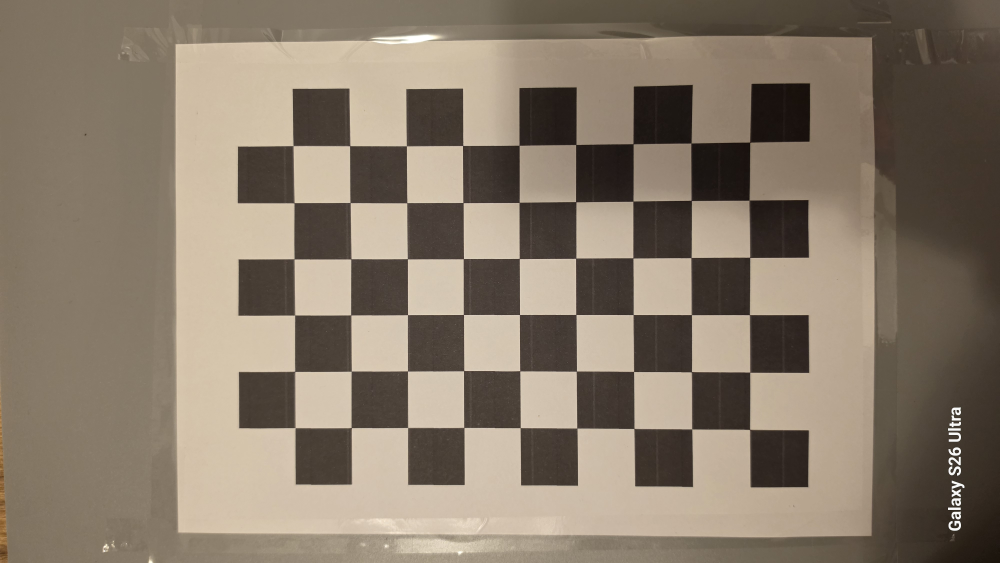
#> input picture image/20261106_104542.jpg, 4000 x 2252 px (shown at 1/4 size); its folder holds 4 pictures in this run
$ python calibrate.py
#> lines starting #> are read from the running program, lines starting #| are printed output that depends on the picture
import numpy as np
import cv2
import glob
import os
from PIL import Image, ExifTags
import matplotlib
matplotlib.use('Agg')
import matplotlib.pyplot as plt

os.makedirs('output', exist_ok=True)

# --- 1. Calibration de la camera (tutoriel OpenCV py_calibration) ---

# termination criteria
criteria = (cv2.TERM_CRITERIA_EPS + cv2.TERM_CRITERIA_MAX_ITER, 30, 0.001)

# prepare object points, like (0,0,0), (1,0,0), (2,0,0) ....,(8,5,0)
# Grille 9x6 coins interieurs, taille d'une case = 25 mm
square_size = 25.0  # mm
objp = np.zeros((6*9, 3), np.float32)
objp[:, :2] = np.mgrid[0:9, 0:6].T.reshape(-1, 2) * square_size

# Arrays to store object points and image points from all the images.
objpoints = [] # 3d point in real world space
imgpoints = [] # 2d points in image plane.

images = sorted(glob.glob('image/*.jpg'))

for idx, fname in enumerate(images, start=1):
    img = cv2.imread(fname, cv2.IMREAD_IGNORE_ORIENTATION | cv2.IMREAD_COLOR)
#> img is the input picture: shape (2252, 4000, 3); mean B, G, R 106.5, 122.4, 135.7
    gray = cv2.cvtColor(img, cv2.COLOR_BGR2GRAY)
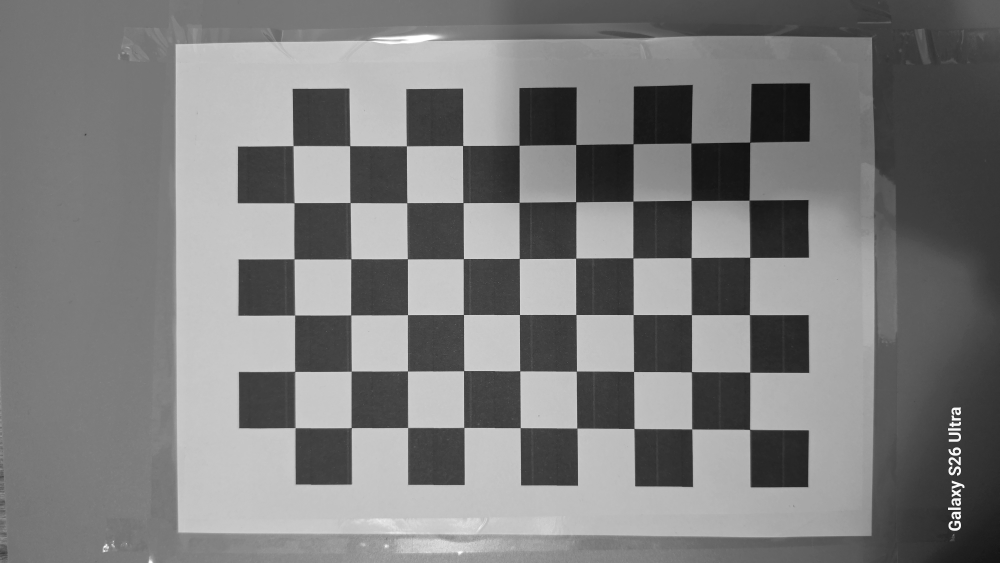
#> gray: shape (2252, 4000) (shown at 1/4 size); min 10, max 255, mean 124.6

    # Find the chess board corners
    ret, corners = cv2.findChessboardCorners(gray, (9, 6), None)
#> ret = True; corners = 54 rows, first 8: [2998.8, 1719.1], [2767.6, 1716.7], [2537.2, 1714.7], [2309.1, 1713.5], [2082.1, 1711.9], [1857, 1710.7], [1632.6, 1710.8], [1407.6, 1712.4]

    # If found, add object points, image points (after refining them)
    if ret == True:
        objpoints.append(objp)

        corners2 = cv2.cornerSubPix(gray, corners, (11, 11), (-1, -1), criteria)
#> corners2 = 54 rows, first 8: [2999.4, 1718.5], [2768.3, 1717], [2537.2, 1715.1], [2308.9, 1713.4], [2082.2, 1711.8], [1857.1, 1710.9], [1632.3, 1711.2], [1406.7, 1711.7]
        imgpoints.append(corners2)

        # Draw and display the corners
        img_corners = cv2.drawChessboardCorners(img.copy(), (9, 6), corners2, ret)
        cv2.imwrite(f'output/corners_{idx}.jpg', img_corners)
#> pass 2 of the loop `for idx, fname in enumerate(images, start=1):`:
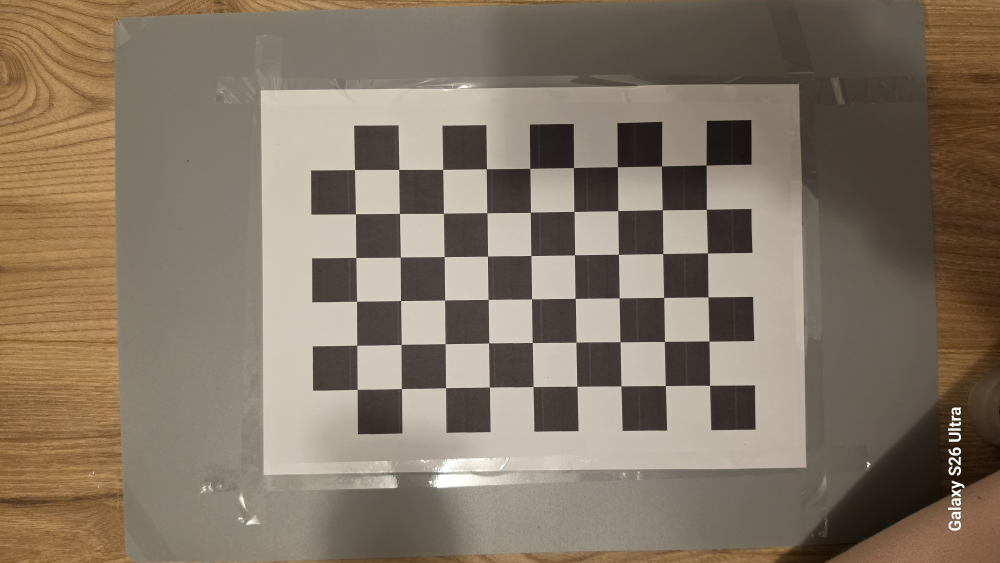
#> input picture image/20261106_104555.jpg, 4000 x 2252 px (shown at 1/4 size)
#> img is the input picture: shape (2252, 4000, 3); mean B, G, R 101.2, 118, 130.7
#> `gray = cv2.cvtColor(img, cv2.COLOR_BGR2GRAY)`:
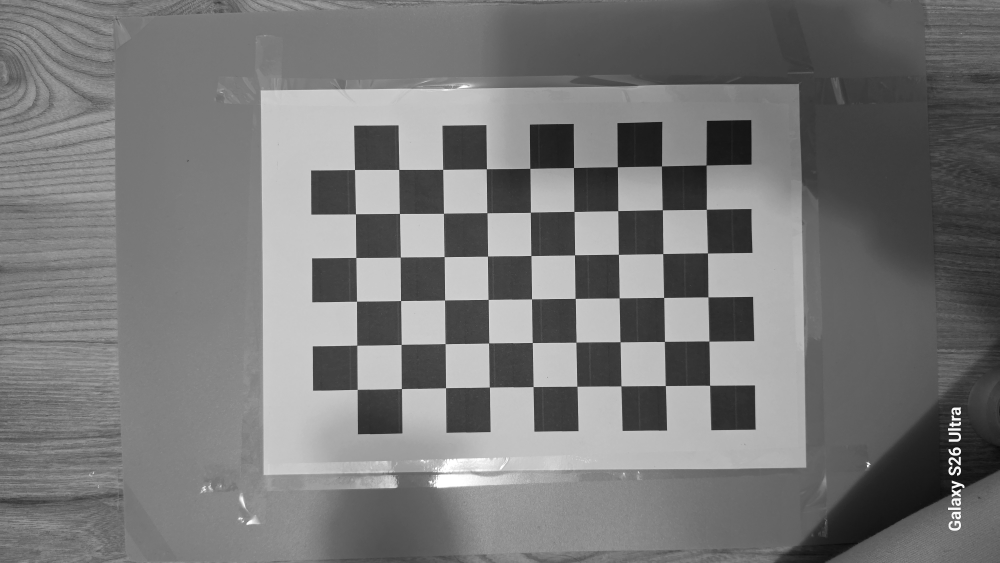
#> gray: shape (2252, 4000) (shown at 1/4 size); min 7, max 255, mean 119.8
#> corners = 54 rows, first 8: [2839.5, 1542.5], [2662.5, 1543.6], [2485.1, 1545], [2309.3, 1546.4], [2133.6, 1547.8], [1958.9, 1549.5], [1783.5, 1552.4], [1607.5, 1555.7]
#> corners2 = 54 rows, first 8: [2839.6, 1542.4], [2662.5, 1543.7], [2485.2, 1545], [2309.2, 1546.4], [2133.7, 1547.9], [1958.8, 1549.7], [1783.6, 1552.5], [1607.3, 1555.6]
#> pass 3 of the loop `for idx, fname in enumerate(images, start=1):`:
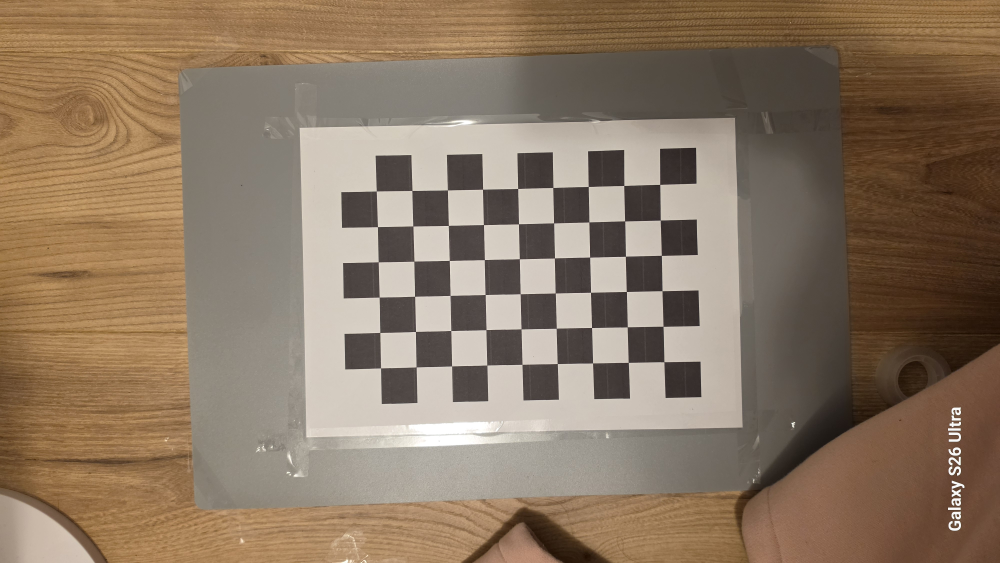
#> input picture image/20261106_104615.jpg, 4000 x 2252 px (shown at 1/4 size)
#> img is the input picture: shape (2252, 4000, 3); mean B, G, R 98.3, 118.8, 138.8
#> `gray = cv2.cvtColor(img, cv2.COLOR_BGR2GRAY)`:
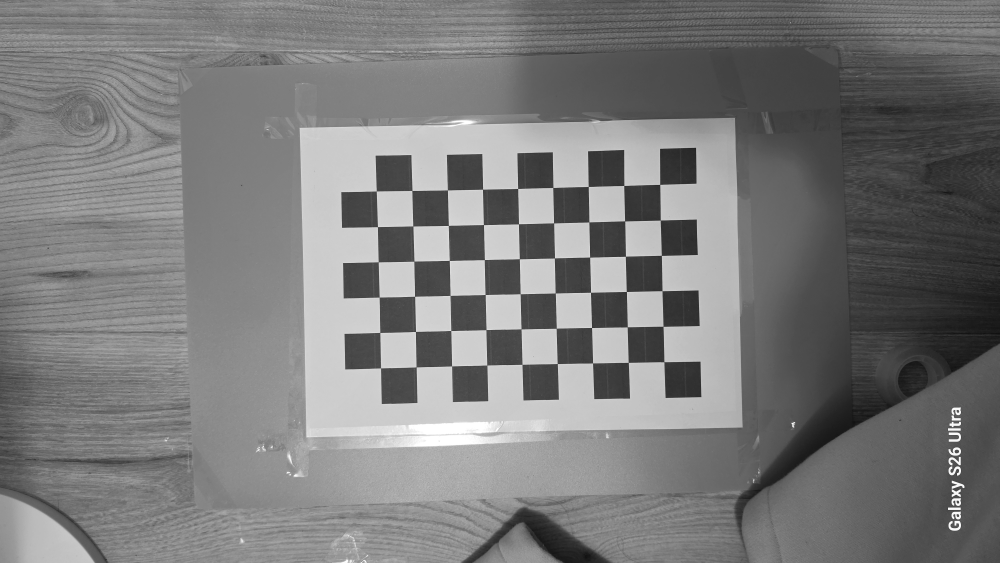
#> gray: shape (2252, 4000) (shown at 1/4 size); min 9, max 255, mean 122.4
#> corners = 54 rows, first 8: [2657.2, 1448.6], [2514.4, 1450.8], [2371.8, 1453.4], [2230.5, 1455.8], [2089.5, 1458.6], [1948.8, 1461.6], [1807.9, 1465.1], [1666.4, 1469.2]
#> corners2 = 54 rows, first 8: [2657.2, 1448.6], [2514.4, 1450.8], [2371.8, 1453.3], [2230.5, 1455.8], [2089.5, 1458.6], [1948.8, 1461.7], [1807.9, 1465.3], [1666.1, 1469.2]
#> the loop made 4 passes; the first 3 are shown

ret, mtx, dist, rvecs, tvecs = cv2.calibrateCamera(objpoints, imgpoints, gray.shape[::-1], None, None)

print("=== RESULTATS DE CALIBRATION ===")
print("Resolution :", gray.shape[::-1])
#| Resolution : (4000, 2252)
print("RMS reprojection error (px) :", ret)
print("Camera matrix (K) :\n", mtx)
print("Distortion coefficients :\n", dist)

# --- 2. Undistortion et erreur de reprojection ---

img = cv2.imread(images[0], cv2.IMREAD_IGNORE_ORIENTATION | cv2.IMREAD_COLOR)
h, w = img.shape[:2]
#> h = 2252; w = 4000
newcameramtx, roi = cv2.getOptimalNewCameraMatrix(mtx, dist, (w, h), 1, (w, h))

# undistort
dst = cv2.undistort(img, mtx, dist, None, newcameramtx)
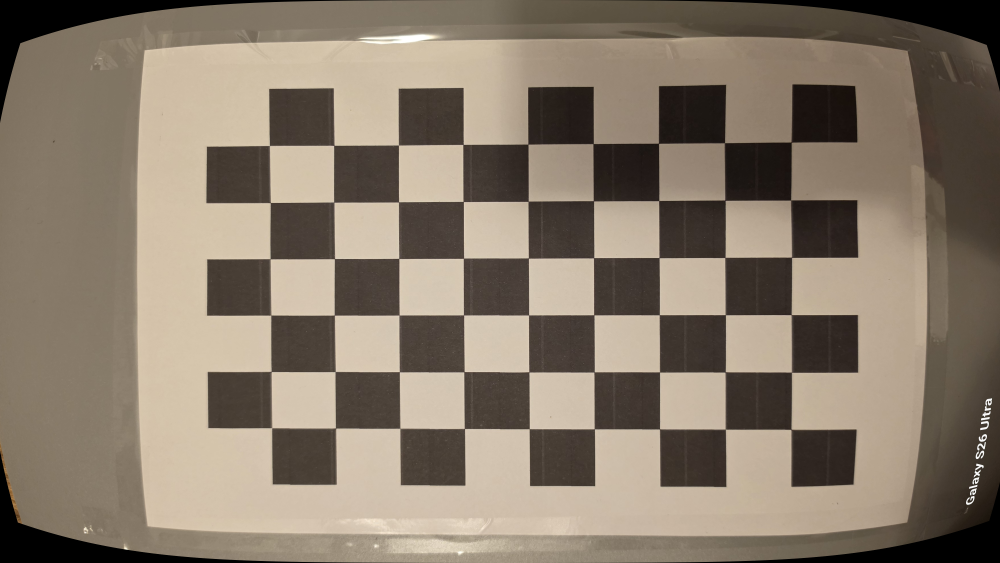
#> dst: shape (2252, 4000, 3) (shown at 1/4 size); mean B, G, R 107, 122.5, 135.4
cv2.imwrite('output/calibresult_full.jpg', dst)

# crop the image
x, y, w_roi, h_roi = roi
dst_crop = dst[y:y+h_roi, x:x+w_roi]
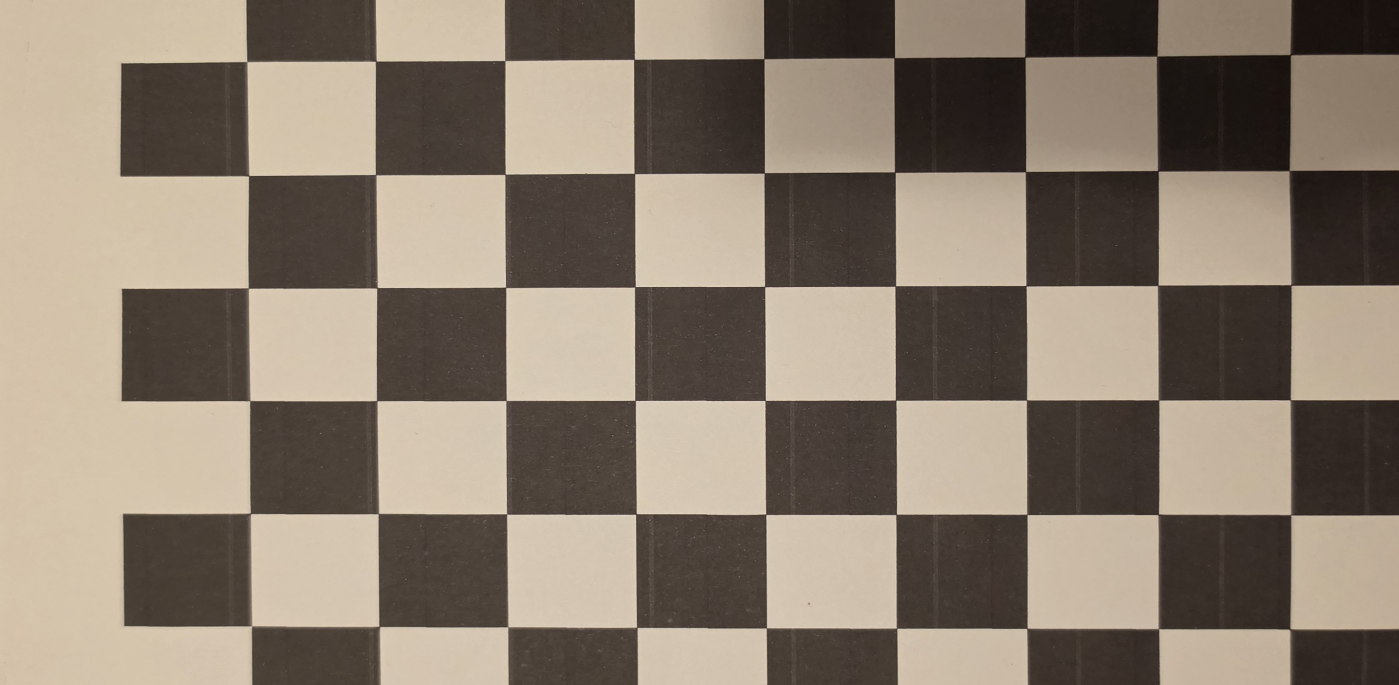
#> dst_crop: shape (1369, 2797, 3) (shown at 1/2 size); mean B, G, R 110.7, 125.3, 138.3
cv2.imwrite('output/calibresult.png', dst_crop)

# Re-projection Error
mean_error = 0
per_image_rmse = []
for i in range(len(objpoints)):
    imgpoints2, _ = cv2.projectPoints(objpoints[i], rvecs[i], tvecs[i], mtx, dist)
#> (the run stopped early here; a loop or call above may not have finished)
